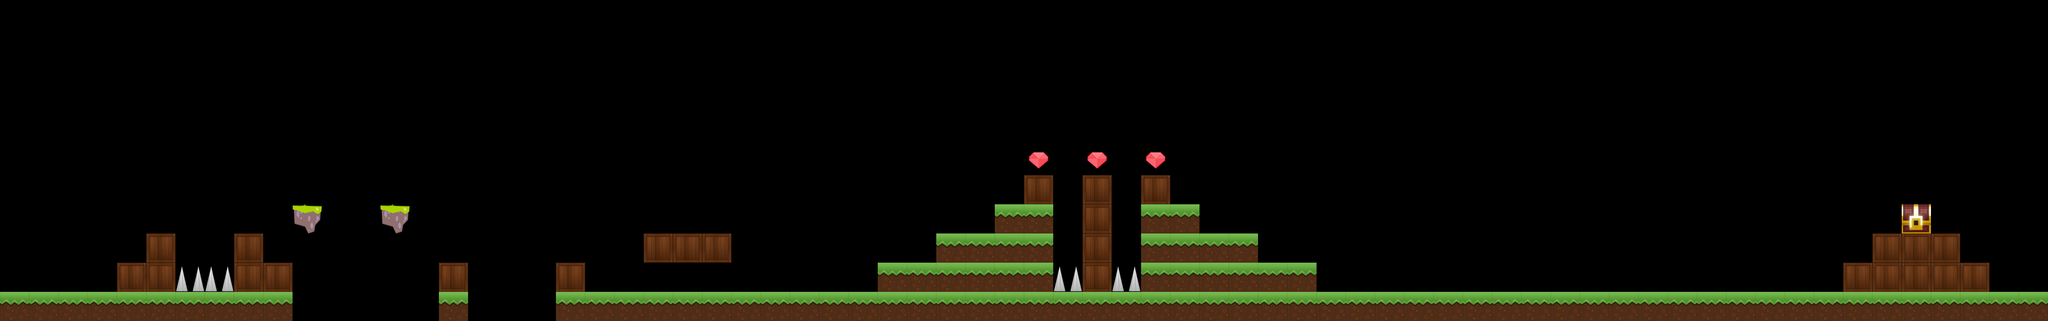

Tiled map render using the project's own tile images. Description and the whole map definition, tile-layer contents included, below:
An orthogonal 70x11 tile map with 64x64 px tiles, 1 tile layer (Tile Layer 1).

<map version="1.0" orientation="orthogonal" renderorder="right-down" width="70" height="11" tilewidth="64" tileheight="64" nextobjectid="1">
 <tileset firstgid="1" name="tileset" tilewidth="64" tileheight="64">
  <image source="../tileset/tileset.png" width="448" height="64" />
 </tileset>
 <layer name="Tile Layer 1" width="70" height="11">
  <data encoding="csv">
0,0,0,0,0,0,0,0,0,0,0,0,0,0,0,0,0,0,0,0,0,0,0,0,0,0,0,0,0,0,0,0,0,0,0,0,0,0,0,0,0,0,0,0,0,0,0,0,0,0,0,0,0,0,0,0,0,0,0,0,0,0,0,0,0,0,0,0,0,0,
0,0,0,0,0,0,0,0,0,0,0,0,0,0,0,0,0,0,0,0,0,0,0,0,0,0,0,0,0,0,0,0,0,0,0,0,0,0,0,0,0,0,0,0,0,0,0,0,0,0,0,0,0,0,0,0,0,0,0,0,0,0,0,0,0,0,0,0,0,0,
0,0,0,0,0,0,0,0,0,0,0,0,0,0,0,0,0,0,0,0,0,0,0,0,0,0,0,0,0,0,0,0,0,0,0,0,0,0,0,0,0,0,0,0,0,0,0,0,0,0,0,0,0,0,0,0,0,0,0,0,0,0,0,0,0,0,0,0,0,0,
0,0,0,0,0,0,0,0,0,0,0,0,0,0,0,0,0,0,0,0,0,0,0,0,0,0,0,0,0,0,0,0,0,0,0,0,0,0,0,0,0,0,0,0,0,0,0,0,0,0,0,0,0,0,0,0,0,0,0,0,0,0,0,0,0,0,0,0,0,0,
0,0,0,0,0,0,0,0,0,0,0,0,0,0,0,0,0,0,0,0,0,0,0,0,0,0,0,0,0,0,0,0,0,0,0,0,0,0,0,0,0,0,0,0,0,0,0,0,0,0,0,0,0,0,0,0,0,0,0,0,0,0,0,0,0,0,0,0,0,0,
0,0,0,0,0,0,0,0,0,0,0,0,0,0,0,0,0,0,0,0,0,0,0,0,0,0,0,0,0,0,0,0,0,0,0,4,0,4,0,4,0,0,0,0,0,0,0,0,0,0,0,0,0,0,0,0,0,0,0,0,0,0,0,0,0,0,0,0,0,0,
0,0,0,0,0,0,0,0,0,0,0,0,0,0,0,0,0,0,0,0,0,0,0,0,0,0,0,0,0,0,0,0,0,0,0,2,0,2,0,2,0,0,0,0,0,0,0,0,0,0,0,0,0,0,0,0,0,0,0,0,0,0,0,0,0,0,0,0,0,0,
0,0,0,0,0,0,0,0,0,0,6,0,0,6,0,0,0,0,0,0,0,0,0,0,0,0,0,0,0,0,0,0,0,0,1,1,0,2,0,1,1,0,0,0,0,0,0,0,0,0,0,0,0,0,0,0,0,0,0,0,0,0,0,0,0,3,0,0,0,0,
0,0,0,0,0,2,0,0,2,0,0,0,0,0,0,0,0,0,0,0,0,0,2,2,2,0,0,0,0,0,0,0,1,1,1,1,0,2,0,1,1,1,1,0,0,0,0,0,0,0,0,0,0,0,0,0,0,0,0,0,0,0,0,0,2,2,2,0,0,0,
0,0,0,0,2,2,7,7,2,2,0,0,0,0,0,2,0,0,0,2,0,0,0,0,0,0,0,0,0,0,1,1,1,1,1,1,7,2,7,1,1,1,1,1,1,0,0,0,0,0,0,0,0,0,0,0,0,0,0,0,0,0,0,2,2,2,2,2,0,0,
1,1,1,1,1,1,1,1,1,1,0,0,0,0,0,1,0,0,0,1,1,1,1,1,1,1,1,1,1,1,1,1,1,1,1,1,1,1,1,1,1,1,1,1,1,1,1,1,1,1,1,1,1,1,1,1,1,1,1,1,1,1,1,1,1,1,1,1,1,1
</data>
 </layer>
</map>